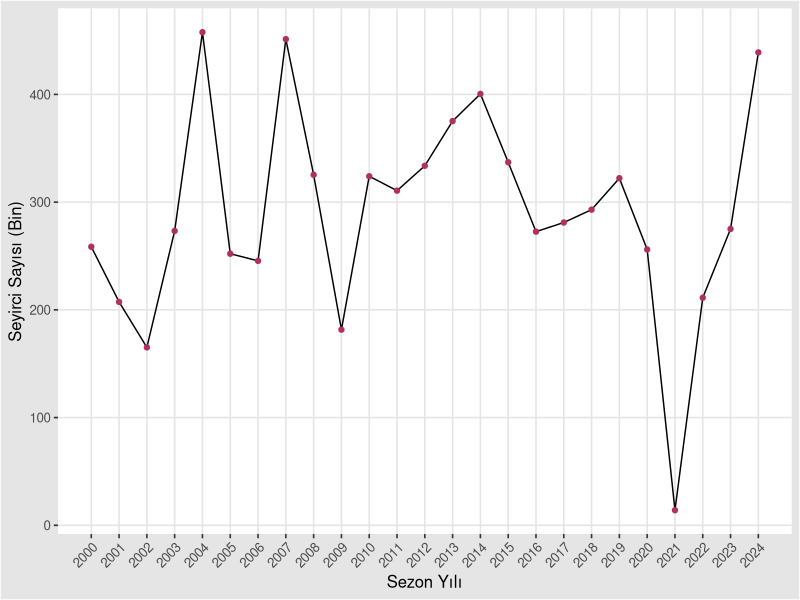
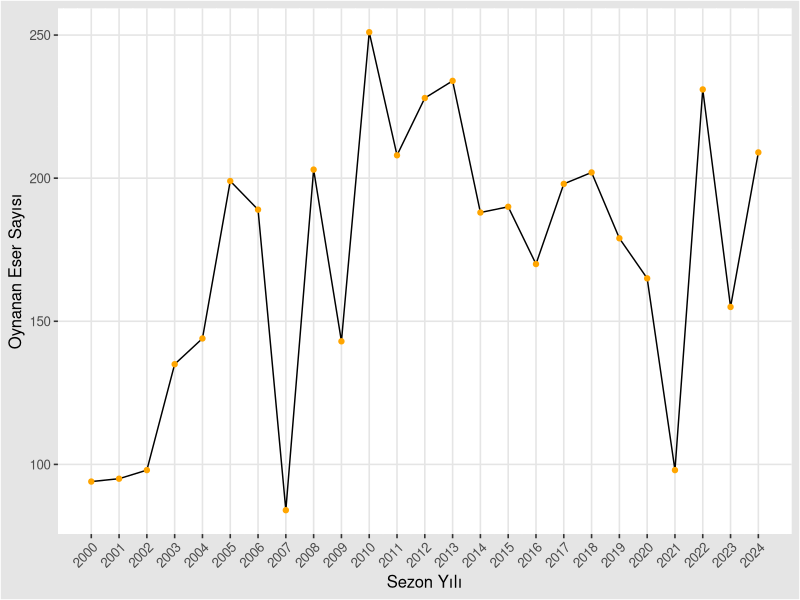
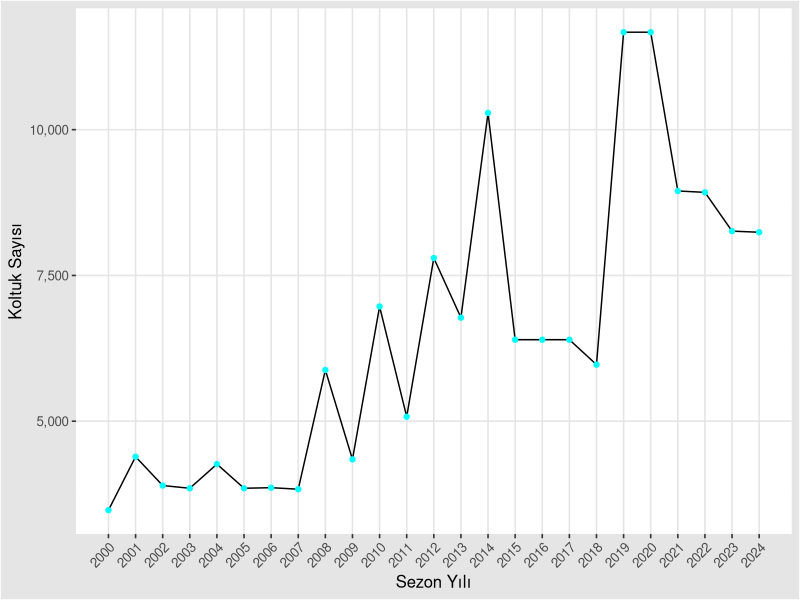
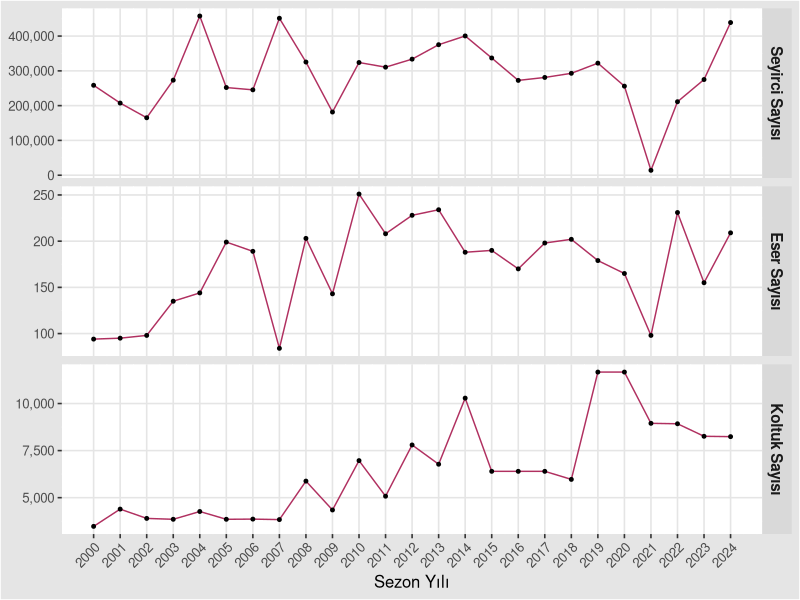
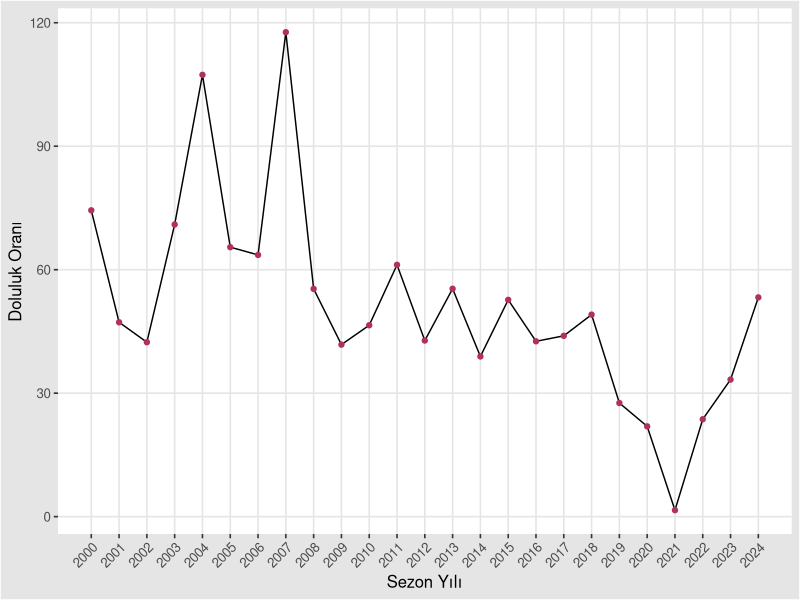
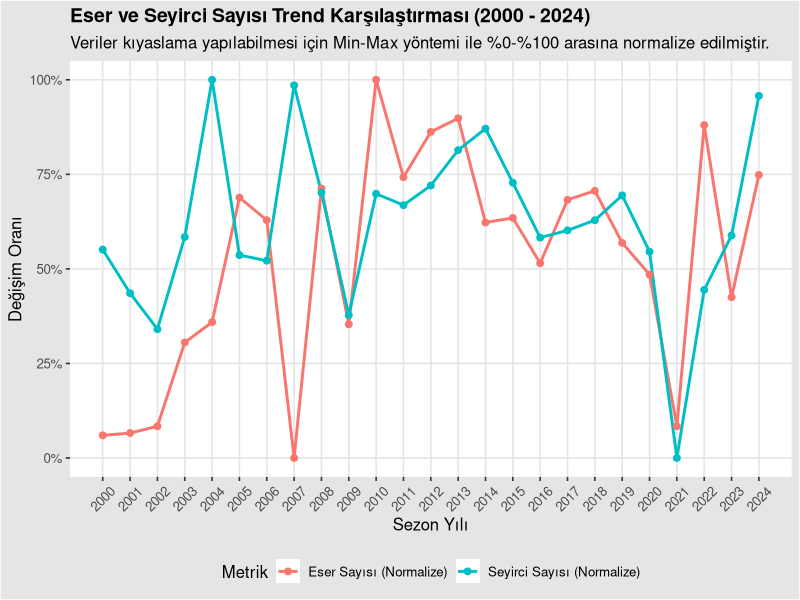

Generate these figures, in order, with R:
## ---- chunk 1

#install.packages("tidyverse", repos = "https://cran.rstudio.com/")
#install.packages("ggthemes", repos =  "https://cran.rstudio.com/")
#install.packages("patchwork", repos =  "https://cran.rstudio.com/")
library(tidyverse)
library(ggplot2)
library(readxl)
#library(knitr)
library(dplyr)
library(scales)
library(ggthemes)
library(tidyr)
#library(patchwork)

operabale <- read_xlsx("operabale.xlsx")
str(operabale)

#view(operabale)
#kable(operabale)
#glimpse(operabale)
#summary(operabale)

anyNA(operabale)

sapply(operabale, class)

sum(duplicated(operabale))

#yıllara göre seyirci sayısı değişimi
ob1 <- operabale |> ggplot(aes(x = sezon_yili, y = toplam_seyirci_sayisi/1000))

ob1 + geom_line(color = "black") + 
     geom_point(color = "maroon") +
     xlab("Sezon Yılı") + 
     ylab("Seyirci Sayısı (Bin)") + 
     scale_x_continuous(breaks = seq(min(operabale$sezon_yili),
                                 max(operabale$sezon_yili), by = 1)) +
     theme_igray() +
     theme(axis.text.x = element_text(angle = 45, hjust = 1))
     

#yıllara göre oynanan eser sayısı değişimi
ob2 <- operabale |> ggplot(aes(x = sezon_yili, y = toplam_oynanan_eser_sayisi))

ob2 + geom_line(color = "black") + 
     geom_point(color = "orange") +
     xlab("Sezon Yılı") + 
     ylab("Oynanan Eser Sayısı") + 
     scale_x_continuous(breaks = seq(min(operabale$sezon_yili),
                                 max(operabale$sezon_yili), by = 1)) +
     theme_igray() +
     theme(axis.text.x = element_text(angle = 45, hjust = 1))


#yıllara göre koltuk sayısı değişimi
ob3 <- operabale |> ggplot(aes(x = sezon_yili, y = koltuk_sayisi))

ob3 + geom_line(color = "black") + 
     geom_point(color = "cyan") +
     xlab("Sezon Yılı") + 
     ylab("Koltuk Sayısı") + 
     scale_y_continuous(labels = comma) + 
     scale_x_continuous(breaks = seq(min(operabale$sezon_yili),
                                 max(operabale$sezon_yili), by = 1)) +
     theme_igray() +
     theme(axis.text.x = element_text(angle = 45, hjust = 1))

#birlikte göstermek

uzun <- operabale |>
  pivot_longer(
    cols = c(toplam_seyirci_sayisi, toplam_oynanan_eser_sayisi, koltuk_sayisi),
    names_to = "degisken",
    values_to = "deger"
  )

uzun$degisken <- factor(
  uzun$degisken,
  levels = c("toplam_seyirci_sayisi", "toplam_oynanan_eser_sayisi", "koltuk_sayisi"),
  labels = c("Seyirci Sayısı",
             "Eser Sayısı",
             "Koltuk Sayısı")
  
)

ggplot(uzun, aes(x = sezon_yili, y = deger)) +
  geom_line(color = "maroon") +
  geom_point(size = 1) +
  facet_grid(
    degisken ~ .,
    scales = "free_y"
  ) +
  scale_x_continuous(breaks = seq(min(operabale$sezon_yili),
                                 max(operabale$sezon_yili), by = 1))+
  scale_y_continuous(labels = comma) +
  theme_igray() +
  theme(
    strip.text.y = element_text(size = 11, face = "bold"),
    axis.text.x = element_text(angle = 45, hjust = 1)) +
  labs(x = "Sezon Yılı", y = NULL)


#koltuk sayısına göre salonların doluluk oranı tahmini, kültür-sanat etkinliklerine olan ilgi
dolulukorani <- operabale$toplam_seyirci_sayisi / operabale$koltuk_sayisi

dolulukorani

ob4 <- operabale |> ggplot(aes(x = sezon_yili, y = dolulukorani))

ob4 + geom_line(color = "black") + 
     geom_point(color = "maroon") +
     xlab("Sezon Yılı") + 
     ylab("Doluluk Oranı") + 
     scale_x_continuous(breaks = seq(min(operabale$sezon_yili),
                                 max(operabale$sezon_yili), by = 1)) +
     theme_igray() +
     theme(axis.text.x = element_text(angle = 45, hjust = 1))


#normalize edilmiş trend grafiği, eser sayısı ve seyirci sayısındaki büyümeyi birlikte görmek için (arz-talep)

# Min-Max Normalizasyon Fonksiyonu
min_max_norm <- function(x) {
  (x - min(x, na.rm = TRUE)) / (max(x, na.rm = TRUE) - min(x, na.rm = TRUE))
}

# Veriyi normalize etme ve uzun formata getirme
normalize_operabale <- operabale |>
  mutate(
    eser_norm = min_max_norm(toplam_oynanan_eser_sayisi),
    seyirci_norm = min_max_norm(toplam_seyirci_sayisi)
  ) |>
  select(sezon_yili, eser_norm, seyirci_norm) |>
  pivot_longer(cols = c(eser_norm, seyirci_norm), 
               names_to = "Metrik", 
               values_to = "Deger") |>
  mutate(Metrik = recode(Metrik, 
                         "eser_norm" = "Eser Sayısı (Normalize)", 
                         "seyirci_norm" = "Seyirci Sayısı (Normalize)"))


ggplot(normalize_operabale, aes(x = sezon_yili, y = Deger, color = Metrik, group = Metrik)) +
  geom_line(linewidth = 1) +
  geom_point(size = 2) +
  scale_y_continuous(labels = scales::percent, limits = c(0, 1)) +
  scale_x_continuous(breaks = seq(2000, 2024, by = 1)) +
  labs(
    title = "Eser ve Seyirci Sayısı Trend Karşılaştırması (2000 - 2024)",
    subtitle = "Veriler kıyaslama yapılabilmesi için Min-Max yöntemi ile %0-%100 arasına normalize edilmiştir.",
    x = "Sezon Yılı",
    y = "Değişim Oranı",
  
  ) +
  theme_igray() +
  theme(
    legend.position = "bottom",
    plot.title = element_text(face = "bold", size = 14),
    axis.text.x = element_text(angle = 45, vjust = 0.5)
  )

#normalize_operabale
#uzun
